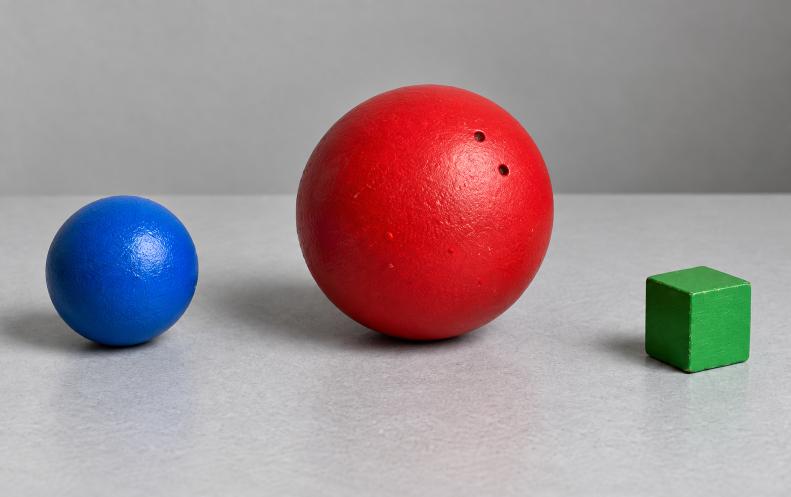
//> input picture Vision/Day1/hw2/hw2.png, 1582 x 994 px (shown at 1/2 size)
$ ./opencv_test   (built with g++ and OpenCV 4)
//> lines starting //> are read from the running program, lines starting //| are printed output that depends on the picture; after the words box and inside, x2 and y2 are one past the last pixel; in counts of white or black regions, pixels touching at a corner belong together
#include <opencv2/opencv.hpp>
#include <iostream>

using namespace cv;
using namespace std;

Mat image3;

// 마우스 클릭
void onMouse(int event, int x, int y, int flags, void* userdata) {
    if (event == EVENT_LBUTTONDOWN) {
        Vec3b val = image3.at<Vec3b>(y, x);
        cout << " | H: " << (int)val[0] << ", S: " << (int)val[1] << ", V: " << (int)val[2] << std::endl;
    }
}

int main(int ac, char** av) {

	Mat image = imread("../hw2.png");
//> image is the input picture: 994 rows x 1582 cols, CV_8UC3; mean B, G, R 147.6, 143.9, 160.6

    if(image.empty()){
        cout <<"이미지 확인";
        return -1;
    }

    // 이미지 사이즈
    Mat image2;
    resize(image, image2, Size(420,236));
    // Mat image3;
    // BGR -> HSV
    cvtColor(image2, image3, COLOR_BGR2HSV);
//> image3: 236 rows x 420 cols, CV_8UC3; mean H, S, V 86.2, 48, 170.2
    // 5*5 사이즈 타원형 커널 생성
    Mat Kernel = getStructuringElement(MORPH_ELLIPSE,Size(5,5));


    Mat mask;
    inRange(image3,Scalar(0,100,70), Scalar(10,255,255), mask);
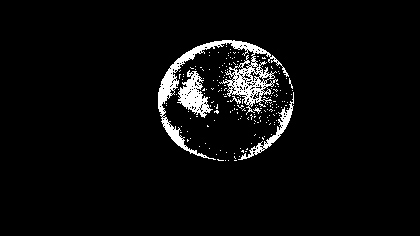
//> mask: 236 rows x 420 cols, CV_8UC1; 4.4% white; 188 white regions (183 under 20 px), largest, box (x1, y1, x2, y2) and area: (158, 40, 289, 160) 2711, (177, 70, 213, 118) 767, (238, 92, 294, 160) 481, (230, 96, 241, 104) 31, (253, 107, 261, 114) 20
    //imshow("mask", mask);

    Mat mask2;
    inRange(image3, Scalar(170,100,70), Scalar(179,255,255), mask2);
//> mask2: 236 rows x 420 cols, CV_8UC1; 8.6% white; 126 white regions (124 under 20 px), largest, box (x1, y1, x2, y2) and area: (160, 43, 293, 161) 8255, (253, 92, 260, 99) 21
    //imshow("mask2", mask2);

    Mat mask1_mask2;
    bitwise_or(mask, mask2, mask1_mask2);
//> mask1_mask2: 236 rows x 420 cols, CV_8UC1; 13% white; 1 white region, box (x1, y1, x2, y2) and area: (158, 40, 294, 161) 12868
    //imshow("mask1_mask2",mask1_mask2);

    Mat opening;
    morphologyEx(mask1_mask2, opening, MORPH_OPEN, Kernel);
//> opening: 236 rows x 420 cols, CV_8UC1; 12.9% white; 1 white region, box (x1, y1, x2, y2) and area: (158, 40, 294, 161) 12746
    //imshow("red_opening", opening);

    Mat closing;
    morphologyEx(mask1_mask2, closing, MORPH_CLOSE, Kernel);
//> closing: 236 rows x 420 cols, CV_8UC1; 13.1% white; 1 white region
    //imshow("red_closing", closing);

    //Mat red_mask;
    //bitwise_or(opening, closing, red_mask);
    //imshow("RED_MASK", red_mask);
    // 검은 배경에 빨간색 띄우기

    Mat red;
    bitwise_and(image2,image2, red, closing);
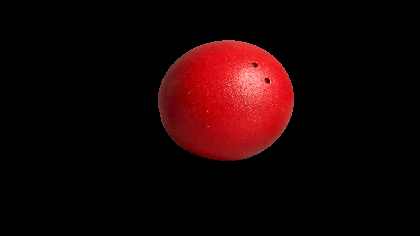
//> red: 236 rows x 420 cols, CV_8UC3; mean B, G, R 4.5, 3.9, 24.1
    //imshow("RED", red);
    // 바운딩 박스 출력
    vector<vector<Point>> contours;
    findContours(closing, contours, RETR_EXTERNAL, CHAIN_APPROX_SIMPLE);
//> contours = 1 contour; box (x1, y1, x2, y2) and area: (158, 40, 294, 161) 12770
    Rect box = boundingRect(contours[0]);
//> box = Rect(158, 40, 136, 121)
    rectangle(red, box, Scalar(0, 0, 255), 2);
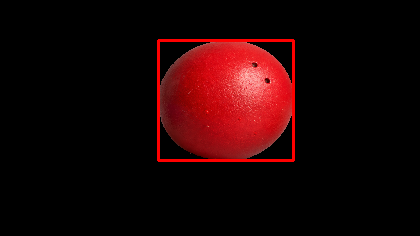
//> red: 236 rows x 420 cols, CV_8UC3; 1.54% of pixels changed, all inside (x1, y1, x2, y2) = (157, 39, 295, 162)
    //imshow("RED_RESULT", red);

    // 파란색 마스크 만들기
    Mat mask3, mask3_opening, mask3_closing, blue_mask, blue;
    inRange(image3,Scalar(100,100,70), Scalar(110,255,255), mask3);
//> mask3: 236 rows x 420 cols, CV_8UC1; 4.4% white; 1 white region, box (x1, y1, x2, y2) and area: (25, 93, 105, 164) 4370
    //imshow("mask3", mask3);

    morphologyEx(mask3, mask3_opening, MORPH_OPEN, Kernel);
//> mask3_opening: 236 rows x 420 cols, CV_8UC1; 4.3% white; 1 white region, box (x1, y1, x2, y2) and area: (25, 93, 105, 164) 4296
    //imshow("blue_opening", mask3_opening);

    morphologyEx(mask3, mask3_closing, MORPH_CLOSE, Kernel);
//> mask3_closing: 236 rows x 420 cols, CV_8UC1; 4.5% white; 1 white region
    //imshow("blue_closing", mask3_closing);

    bitwise_or(mask3_closing, mask3_opening, blue_mask);
    // 파란색 마스크 출력
    //imshow("BLUE_MASK", blue_mask);

    // 검은 배경에 원본 파란색 띄우기
    bitwise_and(image2,image2, blue, blue_mask);
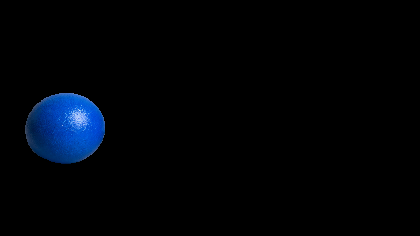
//> blue: 236 rows x 420 cols, CV_8UC3; mean B, G, R 7.4, 3.3, 0.6
    //imshow("BLUE", blue);

    // 파란색 바운딩 박스 출력
    vector<vector<Point>> blue_contours;
    findContours(blue_mask, blue_contours, RETR_EXTERNAL, CHAIN_APPROX_SIMPLE);
//> blue_contours = 1 contour; box (x1, y1, x2, y2) and area: (25, 93, 105, 164) 4357
    Rect blue_box = boundingRect(blue_contours[0]);
//> blue_box = Rect(25, 93, 80, 71)
    rectangle(blue, blue_box, Scalar(255, 0, 0), 2);
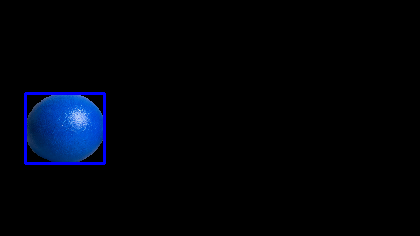
//> blue: 236 rows x 420 cols, CV_8UC3; 0.9% of pixels changed, all inside (x1, y1, x2, y2) = (24, 92, 106, 165)
    //imshow("BLUE_RESULT", blue);


    //초록색 마스크
    Mat mask4, mask4_opening, mask4_closing, green_mask, green;
    inRange(image3,Scalar(50,100,30), Scalar(70,255,255), mask4);
//> mask4: 236 rows x 420 cols, CV_8UC1; 2.4% white; 1 white region, box (x1, y1, x2, y2) and area: (343, 126, 399, 177) 2390
    imshow("mask4", mask4);

    morphologyEx(mask4, mask4_opening, MORPH_OPEN, Kernel);
//> mask4_opening: 236 rows x 420 cols, CV_8UC1; 2.4% white; 1 white region, box (x1, y1, x2, y2) and area: (343, 126, 399, 177) 2368
    imshow("mask4_opening", mask4_opening);

    morphologyEx(mask4, mask4_closing, MORPH_CLOSE, Kernel);
//> mask4_closing: 236 rows x 420 cols, CV_8UC1; 2.4% white; 1 white region
    imshow("mask4_closing", mask4_closing);

    bitwise_or(mask4_closing, mask4_opening, green_mask);
    //초록색 마스크 출력
    imshow("GREEN_MASK", green_mask);

    // 검은 배경에 원본 초록색 띄우기
    bitwise_and(image2, image2, green, green_mask);
    imshow("GREEN", green);

    // 초록색 바운딩 박스 출력
    vector<vector<Point>> green_contours;
    findContours(green_mask, green_contours, RETR_EXTERNAL, CHAIN_APPROX_SIMPLE);
//> green_contours = 1 contour; box (x1, y1, x2, y2) and area: (343, 126, 399, 177) 2329
    Rect green_box = boundingRect(green_contours[0]);
//> green_box = Rect(343, 126, 56, 51)
    rectangle(green, green_box, Scalar(0, 255, 0), 2);
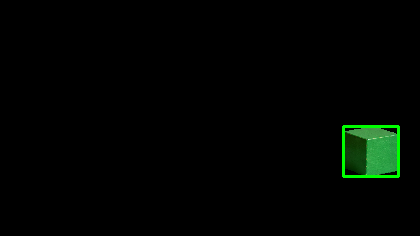
//> green: 236 rows x 420 cols, CV_8UC3; mean B, G, R 1.1, 4.5, 0.9
    imshow("GREEN_RESULT", green);


    // 이미지 합치기
    Mat red_blue, red_blue_green;
    bitwise_or(red, blue, red_blue);
    imshow("red_blue", red_blue);
    bitwise_or(red_blue, green, red_blue_green);
    imshow("red_blue_green", red_blue_green);

    //원본 이미지와 합친 이미지
    Mat final;
    bitwise_or(red_blue_green, image2, final);
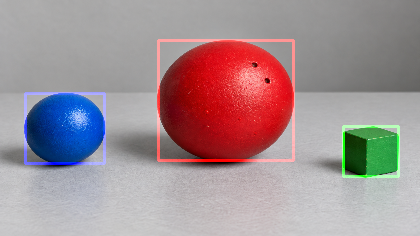
//> final: 236 rows x 420 cols, CV_8UC3; mean B, G, R 148.5, 144.4, 162.2
    imshow("final", final);

    // 원본 이미지
	imshow("BGR", image2);
    setMouseCallback("BGR", onMouse);

    waitKey(0);

	return 0;
}
